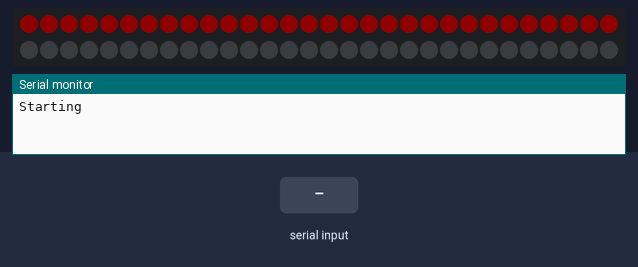
Simulated run of this sketch. Board: ESP32. Parts: 60 RGB LEDs in strip order, left to right, continuing on the next row, the last lines printed to the serial monitor. The inputs (shaded band) are chosen by the test bench. Dim RGB values are drawn brighter than linear.

Above: at 1.2 s.
1.3 s: "1\n" received over Serial
3.8 s: "0\n" received over Serial
At 5.4 s:
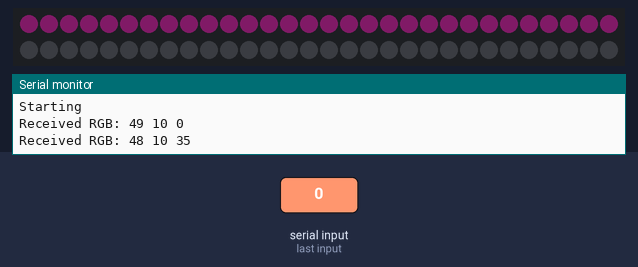
6.3 s: "2\n" received over Serial
8.8 s: "1\n" received over Serial
At 10.4 s:
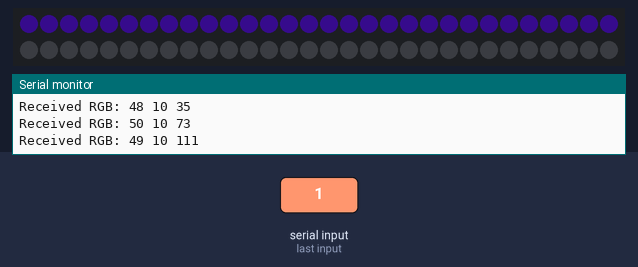
Timing chart, 0 to 11.9 s (numbered marks = the images above; inputs shaded):
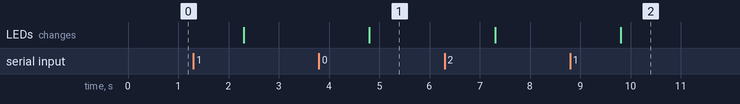

The sketch:

led_pixels.ino
```cpp
/*
 * This ESP32 code is created by esp32io.com
 *
 * This ESP32 code is released in the public domain
 *
 * For more detail (instruction and wiring diagram), visit https://esp32io.com/tutorials/esp32-ws2812b-led-strip
 */

#include <Adafruit_NeoPixel.h>


#define PIN_WS2812B 2
#define NUM_PIXELS 60
#define BRIGHTNESS 100
#define BAUD_RATE 9600

Adafruit_NeoPixel ws2812b(NUM_PIXELS, PIN_WS2812B, NEO_GRB + NEO_KHZ800);

void setup() {
  Serial.begin(BAUD_RATE);
  Serial.println("Starting");
  ws2812b.begin();
}

int red = 128;
int green = 0;
int blue = 0;

void loop() {
  if(Serial.available()) {
    byte msg[4];
    Serial.readBytesUntil('\r', msg, 4);
    ws2812b.clear();

    red = msg[0];
    green = msg[1];
    blue = msg[2];

    Serial.print("Received RGB: ");
    Serial.print(red);
    Serial.print(" ");
    Serial.print(green);
    Serial.print(" ");
    Serial.print(blue);
    Serial.println();
  }

  ws2812b.setBrightness(30);

  for(int i = 0; i < NUM_PIXELS / 2; i++) {
    ws2812b.setPixelColor(i, ws2812b.Color(red, green, blue));
  }

  ws2812b.show();
}
```

Measured:
- after the input at 3.8 s, the LEDs: change after 1.0 s (image 1)
- after the input at 8.8 s, the LEDs: change after 1.0 s (image 2)
